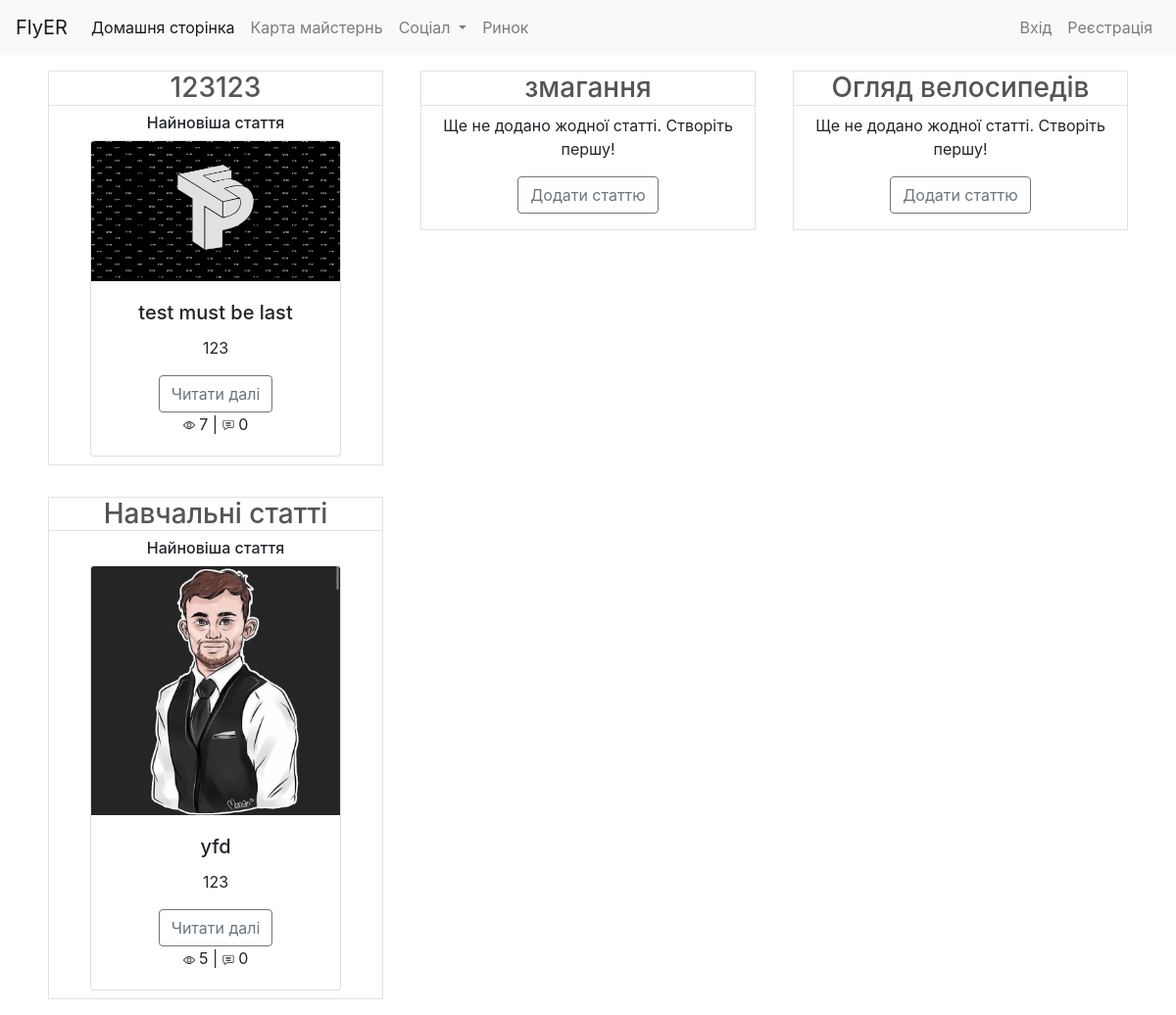
Screenshot of /blog/categories/ with the database file from the repository.
### blog/models.py (models this page shows, shortened)
class Category(models.Model):
    name   = models.CharField(max_length=200)
    slug   = models.SlugField(unique=True)
    parent = models.ForeignKey('self',blank=True, null=True ,related_name='child', on_delete=models.CASCADE)
    class Meta:
        unique_together = ('slug', 'parent',)
        verbose_name_plural = "categories"

class Article(models.Model):
    author        = models.ForeignKey(settings.AUTH_USER_MODEL,on_delete=models.CASCADE)
    title         = models.CharField(max_length=60)
    slug          = models.SlugField(unique=True)
    categories    = models.ManyToManyField(Category,related_name="posts",)
    description   = models.TextField(blank=True, null=True)
    image         = models.ImageField(default='default_product.jpg', upload_to='blog_pics')
    publish       = models.DateTimeField(auto_now=False,auto_now_add=True)
    view_count    = models.IntegerField(default=0,editable=True)
    featured      = models.BooleanField()
    def get_absolute_url(self):
        return self.slug

### blog/views.py (the view)
# urls.py: path('categories/',CategoryPage,name='category-page'),
def CategoryPage(request):
	categories = Category.objects.all()
	context = {
		'categories': categories,
	}
	return render(request,'articles/by_category_page.html',context)

### blog/templates/articles/by_category_page.html (shortened to what this page needs)
{% extends 'base.html' %}
{% load static %}
{% block content %}
<!DOCTYPE html>
<html>
  <head>
  </head>
  <body>
    <div class="container">
      <div class="row text-center">
          {% for category in categories %}
          <div class="col-lg-4">
            <div class="border m-1 mt-3 mb-3">
              <h3 class="border-bottom">
                <a href='{% url 'articles:posts-by-category' category.slug %}'>{{ category.name }}</a>
              </h3>
              {% if category.posts.count != 0 %}
                 <h6>
                   Найновіша стаття
                 </h6>
                <div class="card mx-auto m-2" style="width: 16rem;">
                  <img src="{{ category.posts.last.image.url }}" class="card-img-top" alt="...">
                  <div class="card-body">
                    <h5 class="card-title">{{category.posts.last.title|truncatechars:30}}</h5>
                    <p class="card-text">{{ category.posts.last.description|truncatechars:60 }}</p>
                    <a href="{% url 'articles:article-list' %}{{ category.posts.last.get_absolute_url }}" class="btn btn-outline-secondary">Читати далі</a>
                    <br>
                    <img src="{% static "images/view.png" %}" alt="Views" width="12px"> {{ category.posts.last.view_count }} |
                    <img src="{% static "images/comment.png" %}" alt="Comments" width="12px"> {{ category.posts.last.comments.count }}
                  </div>
                </div>
              {% else %}
              <p>
                Ще не додано жодної статті. Створіть першу!
              </p>
              <p>
                <a class="btn btn-outline-secondary" href="{% url 'articles:article-create' %}">Додати статтю</a>
              </p>
              {% endif %}
            </div>
          </div>
          {% endfor %}
    </div>
  </body>
</html>
{% endblock %}

### blog/templates/articles/by_category_page.html (style rules this page uses)
a { color:#555; }

### rows the page displays
Category: name "123123", posts.last.image (picture), posts.last "test must be last", posts.last.description "123", posts.last.view_count "7", posts.last.comments.count "0"
Category: name "змагання", shows "Ще не додано жодної статті. Створіть першу!"
Category: name "Огляд велосипедів", shows "Ще не додано жодної статті. Створіть першу!"
Category: name "Навчальні статті", posts.last.image (picture), posts.last "yfd", posts.last.description "123", posts.last.view_count "5", posts.last.comments.count "0"
